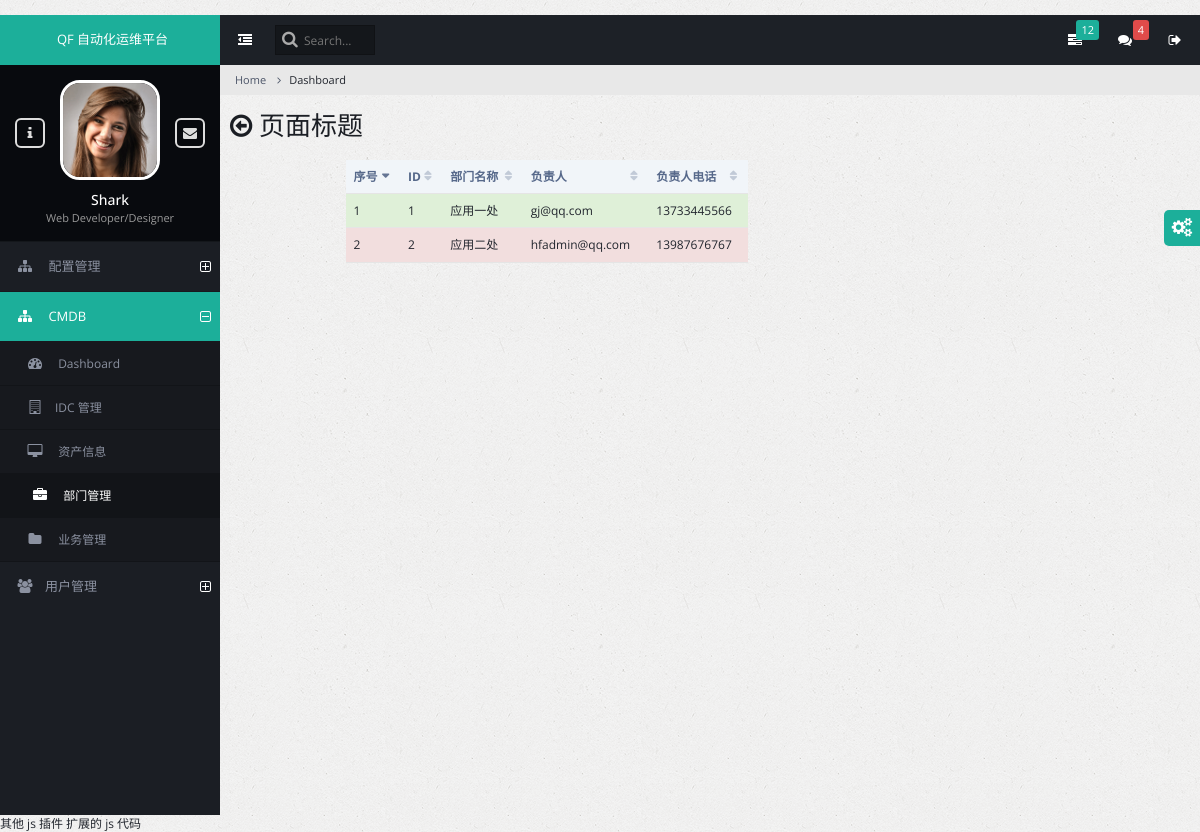
Page /cmdb/department.html/ on the committed database.
### db/models.py (models this page shows, shortened)
class Department(models.Model):
    name = models.CharField(verbose_name='部门', max_length=64, unique=True)  # 应用一处，销售1,2
    supervisor = models.ForeignKey('UsersProfile', verbose_name='负责人', null=True)  # 部门负责人
    class Meta:
        verbose_name = "部门表"
        verbose_name_plural = verbose_name
        db_table = "department"

class UsersProfile(AbstractUser):
    password = models.CharField('密码', max_length=128)
    email = models.EmailField(
        verbose_name='email address',
        max_length=255,
        unique=True,
    )
    phone = models.CharField('座机', max_length=11)
    mobile = models.CharField('手机', max_length=11)
    class Meta:
        verbose_name_plural = "用户表"
        db_table = 'users_profile'

### cmdb/views.py (the view)
class DepartmentList(ListView):
    queryset = models.Department.objects.all()
    context_object_name = 'department_obj'
    template_name = 'cmdb/department.html'

### templates/cmdb/department.html
{% extends 'base.html' %}
{% block page_content %}
    <div class="row">
    <div class="col-md-8">
      <div class="col-md-8 col-md-offset-2">
           <table id="customers2" class="table datatable dataTable no-footer" role="grid"
               aria-describedby="customers2_info">
            <thead>
            <tr role="row">
                <th class="sorting_asc" tabindex="0" aria-controls="customers2" rowspan="1" colspan="1"
                    aria-sort="ascending" aria-label="Name: activate to sort column ascending">
                    序号
                </th>
                <th class="sorting" tabindex="0" aria-controls="customers2" rowspan="1" colspan="1"
                    aria-label="Position: activate to sort column ascending">
                    ID
                <th class="sorting" tabindex="0" aria-controls="customers2" rowspan="1" colspan="1"
                    aria-label="Position: activate to sort column ascending">
                    部门名称
                </th>
                <th class="sorting" tabindex="0" aria-controls="customers2" rowspan="1" colspan="1"
                    aria-label="Position: activate to sort column ascending">
                    负责人
                </th>
                <th class="sorting" tabindex="0" aria-controls="customers2" rowspan="1" colspan="1"
                    aria-label="Position: activate to sort column ascending">
                    负责人电话
                </th>
            </tr>
            </thead>
            <tbody>
            {% for item in department_obj %}
                <tr class="{% cycle 'success' "danger" "info" 'active'  'warning' %}" role="row">
                    <td class="sorting_1">{{ forloop.counter }}</td>
                    <td class="sorting_1">{{ item.id }}</td>
                    <td class="sorting_1">{{ item.name }}</td>
                    <td class="sorting_1">{{ item.supervisor.email }}</td>
                    <td class="sorting_1">{{ item.supervisor.mobile }}</td>
                </tr>
            {% endfor %}
            </tbody>
        </table>
      </div>
    </div>
    </div>
{% endblock %}

### rows in the picture
Department: id "1", name "应用一处", supervisor.email "gj@qq.com", supervisor.mobile "13733445566"
Department: id "2", name "应用二处", supervisor.email "hfadmin@qq.com", supervisor.mobile "13987676767"
